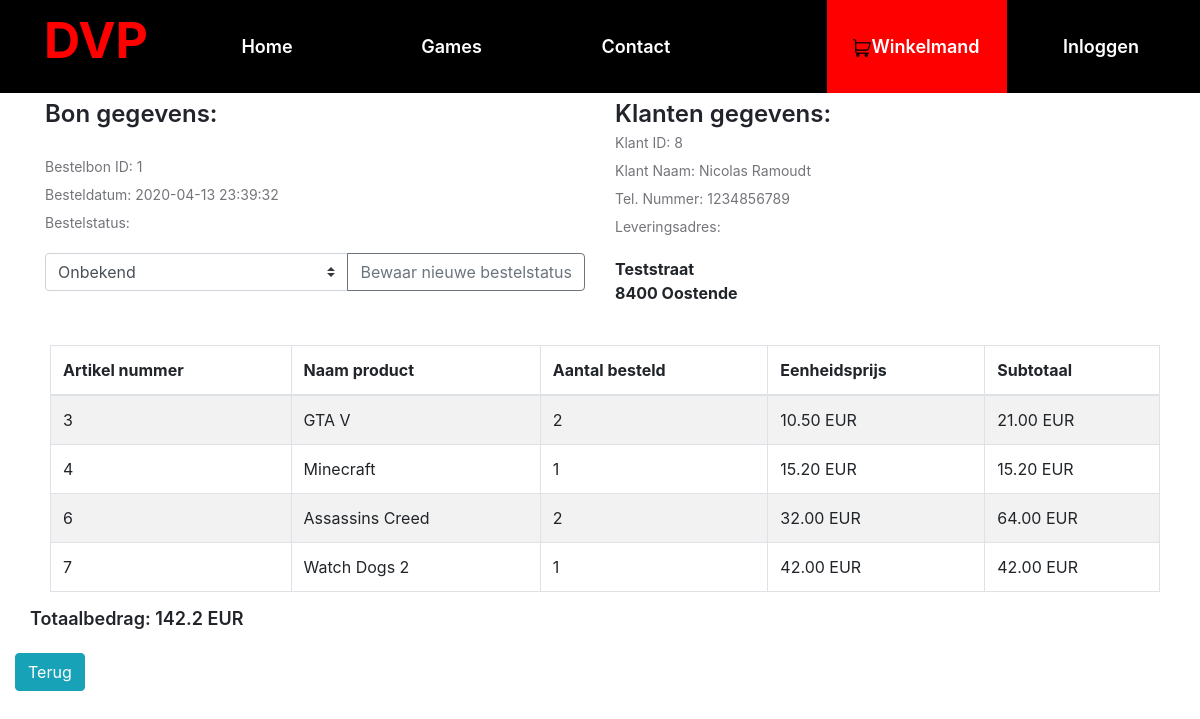
The page /admin/bestellingen/detail.php?bestelbon_id=1 on the database its author committed.
### tables this page shows
CREATE TABLE IF NOT EXISTS `tblbestelbons` (
  `id` int(11) NOT NULL AUTO_INCREMENT,
  `tblklant_KlantID` int(11) NOT NULL,
  `besteldatum` datetime NOT NULL DEFAULT CURRENT_TIMESTAMP,
  `status` int(11) NOT NULL,
  PRIMARY KEY (`id`)
);

CREATE TABLE IF NOT EXISTS `tblklant` (
  `KlantID` int(11) NOT NULL AUTO_INCREMENT,
  `Naam` varchar(25) DEFAULT NULL,
  `Telefoonnummer` varchar(20) DEFAULT NULL,
  `Adres` text,
  `Gemeente` text,
  `Postcode` varchar(25) DEFAULT NULL,
  `Admin` tinyint(1) NOT NULL DEFAULT '0',
  `Gebruikersnaam` varchar(50) NOT NULL,
  `Wachtwoord` varchar(255) NOT NULL,
  `Email` varchar(100) NOT NULL,
  PRIMARY KEY (`KlantID`)
);

CREATE TABLE IF NOT EXISTS `tblbestelbons_tblproduct` (
  `id` int(11) NOT NULL AUTO_INCREMENT,
  `tblbestelbons_id` int(11) NOT NULL,
  `tblproduct_ProductID` int(11) NOT NULL,
  `aantal` int(11) NOT NULL,
  `eenheidsprijs` decimal(10,2) NOT NULL,
  PRIMARY KEY (`id`)
);

CREATE TABLE IF NOT EXISTS `tblproduct` (
  `ProductID` int(11) NOT NULL AUTO_INCREMENT,
  `ProductPrijs` decimal(10,0) DEFAULT NULL,
  `ProductAantal` int(11) DEFAULT NULL,
  `Gamenaam` varchar(25) DEFAULT NULL,
  `Merchnaam` varchar(100) NOT NULL,
  `GameID` int(11) NOT NULL,
  `foto` varchar(250) NOT NULL,
  `Beschrijving` varchar(1000) NOT NULL,
  PRIMARY KEY (`ProductID`)
);

### admin/bestellingen/detail.php (the view, shortened to what this page needs)
<?php
require( '../../config.php' );
$bestelbon_id = $_GET['bestelbon_id'];
$sql = "SELECT tblbestelbons.id AS bestelbon_id, tblbestelbons.tblklant_KlantID AS KlantID, tblbestelbons.besteldatum, tblbestelstatus.status AS bestelstatus_naam, tblbestelstatus.id AS bestelstatus_id FROM tblbestelbons
        INNER JOIN tblbestelstatus ON tblbestelstatus.id = tblbestelbons.status
        WHERE tblbestelbons.id = {$bestelbon_id}";
$bestelbon = $dbh->query($sql);
$sql = "SELECT tblproduct_ProductID, Gamenaam, aantal, eenheidsprijs, aantal*eenheidsprijs AS subtotaal FROM tblbestelbons_tblproduct
        INNER JOIN tblproduct ON tblproduct.ProductID = tblbestelbons_tblproduct.tblproduct_ProductID
        WHERE tblbestelbons_id = {$bestelbon_id}";
$bestelbonContent = $dbh->query($sql);
$sql = "SELECT tblbestelstatus.id, tblbestelstatus.status FROM tblbestelstatus";
$bestelstatussen = $dbh->query($sql);
$bestelgegevens = $bestelbon->fetchAll()[0];
$sql = "SELECT * FROM tblklant WHERE KlantID = {$bestelgegevens['KlantID']}";
$levergegevens = $dbh->query($sql);
$levergegevens = $levergegevens->fetchAll()[0];
?>
<!DOCTYPE html>
<html>
<head>
    <link rel="stylesheet" href="../../css/bootstrap.min.css"/>
    <link rel="stylesheet" href="../../css/font-awesome.min.css"/>
    <link rel="stylesheet" href="../../css/owl.carousel.min.css"/>
    <link rel="stylesheet" href="../../css/flaticon.css"/>
    <link rel="stylesheet" href="../../css/slicknav.min.css"/>
    <link rel="stylesheet" href="../../css/style.css"/>
</head>
<body>
<?php $page=''; require( SITE_DIR.'/Includes/navbar.php' ); ?>
<main class="container categorielijst">
    <div class="row">
        <div class="col-6">
        <h4>Bon gegevens:</h4><br>
        <p>Bestelbon ID: <?php echo $bestelgegevens['bestelbon_id']; ?><br>
            Besteldatum:  <?php echo $bestelgegevens['besteldatum']; ?><br>
            Bestelstatus:
            <form method="POST" action="detail.php?bestelbon_id=<?php echo $bestelgegevens['bestelbon_id']; ?>">
                <div class="input-group">
                    <select class="custom-select" id="inputGroupSelect04" name="BestelstatusChange" aria-label="Example select with button addon">
                        <?php
                            foreach($bestelstatussen as $bestelstatus){
                                $selected = $bestelstatus['id'] == $bestelgegevens['bestelstatus_id'] ? "selected" : "";
                                echo "<option {$selected} value={$bestelstatus['id']}>{$bestelstatus['status']}</option>";
                            }
                        ?>
                    </select>
                    <div class="input-group-append">
                        <button class="btn btn-outline-secondary" type="submit">Bewaar nieuwe bestelstatus</button>
                    </div>
                </div>
            </form>
        </div>
        <div class="col-6">
            <h4>Klanten gegevens:</h4>
            <p>Klant ID: <?php echo $levergegevens['KlantID']; ?><br>
            Klant Naam:  <?php echo $levergegevens['Naam']; ?><br>
            Tel. Nummer: <?php echo $levergegevens['Telefoonnummer']; ?><br>
            Leveringsadres:</p>
            <b><?php echo $levergegevens['Adres']; ?><br><?php echo $levergegevens['Postcode']; ?> <?php echo $levergegevens['Gemeente']; ?><br><br></b>
        </div>
    </div>
    <div class="row mt-3">
        <div class="col-12">
            <table id="overzichtTabel" class="table table-striped table-bordered" style="width:100%;">
                <thead>
                <tr>
                    <th>Artikel nummer</th>
                    <th>Naam product</th>
                    <th>Aantal besteld</th>
                    <th>Eenheidsprijs</th>
                    <th>Subtotaal</th>
                </tr>
                </thead>
                <?php
                $totaal = 0;
                foreach ($bestelbonContent as $besteldetail) {
                    ?>
                    <tr>
                        <td><?php echo $besteldetail['tblproduct_ProductID']; ?></td>
                        <td><?php echo $besteldetail['Gamenaam']; ?></td>
                        <td><?php echo $besteldetail['aantal']; ?></td>
                        <td><?php echo $besteldetail['eenheidsprijs']; ?> EUR</td>
                        <td><?php echo $besteldetail['subtotaal']; ?> EUR</td>
                    </tr>
                    <?php
                    $totaal+= $besteldetail['subtotaal'];
                }
                ?>
            </table>
        </div>
        <div class="row">
            <div class="col-12">
                <h5>Totaalbedrag: <?php echo $totaal; ?> EUR</h5><br>
            </div>
            <div>
                <a class="btn btn-info" href="<?php echo SITE_URL; ?>/admin/bestellingen/index.php">Terug</a>
            </div>
        </div>
    </div>
</main>
</body>
</html>

### css/style.css (style rules this page uses)
html, h1, h2, h3, h4, h5, h6 { margin: 0; color: #22242b; font-weight: 600; }
h4 { font-size: 24px; }
h5 { font-size: 18px; }
body { width: 100%; }
p { font-size: 14px; color: #74757b; line-height: 2; }
table { margin-left: 5px; }
.categorielijst, .klantenlijst { margin-top: 100px; }

### rows shown on the page
tblbestelbons: id "1", besteldatum "2020-04-13 23:39:32"
tblklant: KlantID "8", Naam "Nicolas Ramoudt", Telefoonnummer "1234856789", Adres "Teststraat", Postcode "8400", Gemeente "Oostende"
tblbestelbons_tblproduct: tblproduct_ProductID "3", tblproduct.Gamenaam "GTA V", aantal "2", eenheidsprijs "10.50", subtotaal "21.00"
tblbestelbons_tblproduct: tblproduct_ProductID "4", tblproduct.Gamenaam "Minecraft", aantal "1", eenheidsprijs "15.20", subtotaal "15.20"
tblbestelbons_tblproduct: tblproduct_ProductID "6", tblproduct.Gamenaam "Assassins Creed", aantal "2", eenheidsprijs "32.00", subtotaal "64.00"
tblbestelbons_tblproduct: tblproduct_ProductID "7", tblproduct.Gamenaam "Watch Dogs 2", aantal "1", eenheidsprijs "42.00", subtotaal "42.00"

### other values the page prints
$totaal "142.2"
form field BestelstatusChange "Onbekend"
